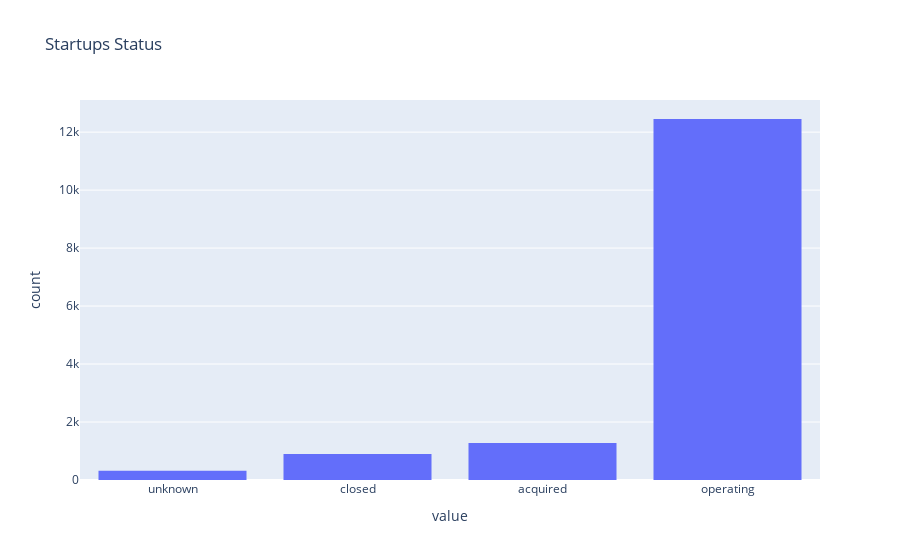

The notebook cell this image was saved under:
### Code cell
fig = px.histogram(df['status'], title='Startups Status')
fig.update_xaxes(categoryorder='total ascending')
fig.update(layout_showlegend=False)
fig.show()

### Figure 1 — Plotly figure (JSON) as saved in the notebook; plotly's stock layout.template omitted (floating-point values rounded to 4 significant figures; data arrays with more than 128 entries replaced by an {"elided": "..."} marker saying what was removed)
{"data": [{"alignmentgroup": "True", "bingroup": "x", "hovertemplate": "variable=status<br>value=%{x}<br>count=%{y}<extra></extra>", "legendgroup": "status", "marker": {"color": "#636efa", "pattern": {"shape": ""}}, "name": "status", "offsetgroup": "status", "orientation": "v", "showlegend": true, "type": "histogram", "x": {"elided": "14950 str values"}, "xaxis": "x", "yaxis": "y"}], "layout": {"barmode": "relative", "legend": {"title": {"text": "variable"}, "tracegroupgap": 0}, "showlegend": false, "title": {"text": "Startups Status"}, "xaxis": {"anchor": "y", "categoryorder": "total ascending", "domain": [0, 1], "title": {"text": "value"}}, "yaxis": {"anchor": "x", "domain": [0, 1], "title": {"text": "count"}}}}
